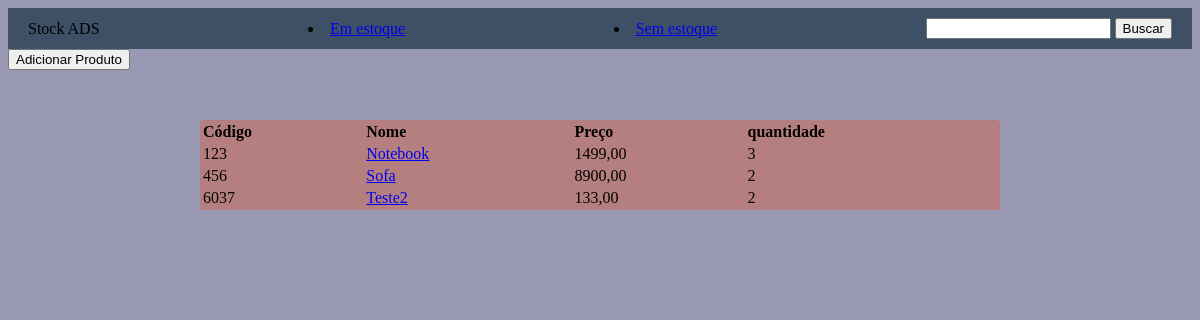
The app's page / (signed in), older data.
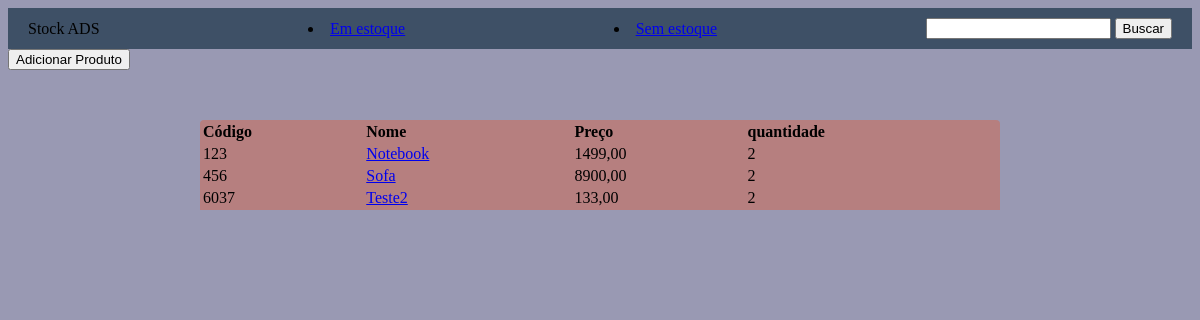
The same page, newer data.
### stockADS/models.py (models this page shows, shortened)
class Products(models.Model):
    name = models.CharField(max_length=255)
    category = models.ForeignKey(Categories, on_delete=models.CASCADE)
    picture = models.ImageField(blank=False)
    cod = models.IntegerField(unique=True)
    price = models.DecimalField(max_digits=12, decimal_places=2)
    description = models.TextField()
    qtd = models.IntegerField()
    discount = models.IntegerField()
    created_at = models.DateField()
    in_stock = models.BooleanField(default=False)
    class Meta:
        verbose_name = 'Product'
        verbose_name_plural = 'Products'

### stockADS/views.py (the view)
# urls.py: path('', views.index, name='home'),
@login_required(redirect_field_name='login')
def index (request):
    produtos = Products.objects.all()
    return render(request, 'pages/index.html', {'produtos': produtos})

### stockADS/templates/pages/index.html (shortened to what this page needs)
{% load static %}
<!DOCTYPE html>
<html lang="pt-br">
<head>
    <link rel="stylesheet" href="{% static 'css/global.css' %}">
</head>
<body>
    <header>
        <nav class="navbar">
            <label class="">Stock ADS</label>
            <li><a class="dropdown-item" href="{% url 'in-stock' %}">Em estoque</a></li>
            <li><a class="dropdown-item" href="{% url 'fora-stock' %}">Sem estoque</a></li>
            <form action="{% url 'search-product' %}">
                <input type="search" name="q">
                <button>Buscar</button>
            </form>
        </nav>
    </header>
    <a href="{% url 'add_product' %}" class="">
        <button id="adicionarProduto">Adicionar Produto</button>
    </a>
    <table>
        <thead>
            <tr>
                <th>Código</th>
                <th>Nome</th>
                <th>Preço</th>
                <th>quantidade</th>
            </tr>
        </thead>
        <tbody>
            {% for produto in produtos %}
                <tr>
                    <td>{{ produto.cod }}</td>
                    <td>
                        <a href="{% url 'product-detail' produto.id %}">{{ produto.name }}</a>
                    </td>
                    <td>{{ produto.price }}</td>
                    <td>{{ produto.qtd }}</td>
                </tr>
            {% endfor %}
        </tbody>
    </table>
</body>
</html>

Row changes from the older to the newer data that the page shows:
changed Products "Notebook": qtd "3" → "2"
